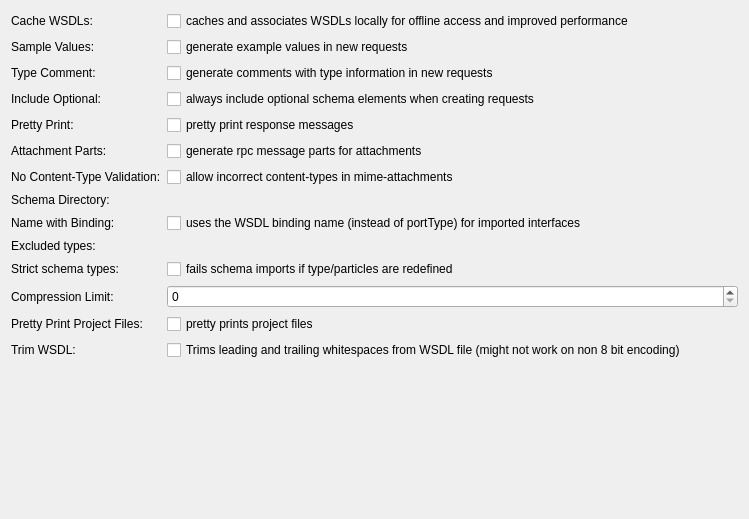
         <widget class="QWidget" name="wsdlSettingsPageScrollAreaWidgetContents">
          <property name="geometry">
           <rect>
            <x>0</x>
            <y>-4</y>
            <width>749</width>
            <height>519</height>
           </rect>
          </property>
          <layout class="QFormLayout" name="wsdlSettingsFormLayout">
           <property name="labelAlignment">
            <set>Qt::AlignmentFlag::AlignLeading|Qt::AlignmentFlag::AlignLeft|Qt::AlignmentFlag::AlignVCenter</set>
           </property>
           <item row="0" column="0">
            <widget class="QLabel" name="wsdlCacheLabel">
             <property name="text">
              <string>Cache WSDLs:</string>
             </property>
            </widget>
           </item>
           <item row="0" column="1">
            <widget class="QCheckBox" name="wsdlCacheCheckBox">
             <property name="text">
              <string>caches and associates WSDLs locally for offline access and improved performance</string>
             </property>
            </widget>
           </item>
           <item row="1" column="0">
            <widget class="QLabel" name="wsdlSampleValuesLabel">
             <property name="text">
              <string>Sample Values:</string>
             </property>
            </widget>
           </item>
           <item row="1" column="1">
            <widget class="QCheckBox" name="wsdlSampleValuesCheckBox">
             <property name="text">
              <string>generate example values in new requests</string>
             </property>
            </widget>
           </item>
           <item row="2" column="0">
            <widget class="QLabel" name="wsdlTypeCommentLabel">
             <property name="text">
              <string>Type Comment:</string>
             </property>
            </widget>
           </item>
           <item row="2" column="1">
            <widget class="QCheckBox" name="wsdlTypeCommentCheckBox">
             <property name="text">
              <string>generate comments with type information in new requests</string>
             </property>
            </widget>
           </item>
           <item row="3" column="0">
            <widget class="QLabel" name="wsdlIncludeOptionalLabel">
             <property name="text">
              <string>Include Optional:</string>
             </property>
            </widget>
           </item>
           <item row="3" column="1">
            <widget class="QCheckBox" name="wsdlIncludeOptionalCheckBox">
             <property name="text">
              <string>always include optional schema elements when creating requests</string>
             </property>
            </widget>
           </item>
           <item row="4" column="0">
            <widget class="QLabel" name="wsdlPrettyPrintLabel">
             <property name="text">
              <string>Pretty Print:</string>
             </property>
            </widget>
           </item>
           <item row="4" column="1">
            <widget class="QCheckBox" name="wsdlPrettyPrintCheckBox">
             <property name="text">
              <string>pretty print response messages</string>
             </property>
            </widget>
           </item>
           <item row="5" column="0">
            <widget class="QLabel" name="wsdlAttachmentPartsLabel">
             <property name="text">
              <string>Attachment Parts:</string>
             </property>
            </widget>
           </item>
           <item row="5" column="1">
            <widget class="QCheckBox" name="wsdlAttachmentPartsCheckBox">
             <property name="text">
              <string>generate rpc message parts for attachments</string>
             </property>
            </widget>
           </item>
           <item row="7" column="0">
            <widget class="QLabel" name="wsdlSchemaDirectoryLabel">
             <property name="text">
              <string>Schema Directory:</string>
             </property>
            </widget>
           </item>
           <item row="7" column="1">
            <widget class="KUrlRequester" name="wsdlSchemaDirectoryUrlRequester"/>
           </item>
           <item row="8" column="0">
            <widget class="QLabel" name="wsdlBindingNameLabel">
             <property name="text">
              <string>Name with Binding:</string>
             </property>
            </widget>
           </item>
           <item row="8" column="1">
            <widget class="QCheckBox" name="wsdlBindingNameCheckBox">
             <property name="text">
              <string>uses the WSDL binding name (instead of portType) for imported interfaces</string>
             </property>
            </widget>
           </item>
           <item row="10" column="0">
            <widget class="QLabel" name="wsdlStrictSchemaTypesLabel">
             <property name="text">
              <string>Strict schema types:</string>
             </property>
            </widget>
           </item>
           <item row="10" column="1">
            <widget class="QCheckBox" name="wsdlStrictSchemaTypesCheckBox">
             <property name="text">
              <string>fails schema imports if type/particles are redefined</string>
             </property>
            </widget>
           </item>
           <item row="11" column="0">
            <widget class="QLabel" name="wsdlCompressionLabel">
             <property name="text">
              <string>Compression Limit:</string>
             </property>
            </widget>
           </item>
           <item row="11" column="1">
            <widget class="QSpinBox" name="wsdlCompressionSpinBox">
             <property name="maximum">
              <number>2147483647</number>
             </property>
            </widget>
           </item>
           <item row="12" column="0">
            <widget class="QLabel" name="wsdlPrettyPrintProjectFilesLabel">
             <property name="text">
              <string>Pretty Print Project Files:</string>
             </property>
            </widget>
           </item>
           <item row="12" column="1">
            <widget class="QCheckBox" name="wsdlPrettyPrintProjectFilesCheckBox">
             <property name="text">
              <string>pretty prints project files</string>
             </property>
            </widget>
           </item>
           <item row="13" column="0">
            <widget class="QLabel" name="wsdlTrimLabel">
             <property name="text">
              <string>Trim WSDL:</string>
             </property>
            </widget>
           </item>
           <item row="13" column="1">
            <widget class="QCheckBox" name="wsdlTrimCheckBox">
             <property name="text">
              <string>Trims leading and trailing whitespaces from WSDL file (might not work on non 8 bit encoding)</string>
             </property>
            </widget>
           </item>
           <item row="6" column="0">
            <widget class="QLabel" name="wsdlNoContentTypeValidationLabel">
             <property name="text">
              <string>No Content-Type Validation:</string>
             </property>
            </widget>
           </item>
           <item row="6" column="1">
            <widget class="QCheckBox" name="wsdlNoContentTypeValidationCheckBox">
             <property name="text">
              <string>allow incorrect content-types in mime-attachments</string>
             </property>
            </widget>
           </item>
           <item row="9" column="0">
            <widget class="QLabel" name="wsdlExcludedTypesLabel">
             <property name="text">
              <string>Excluded types:</string>
             </property>
            </widget>
           </item>
           <item row="9" column="1">
            <widget class="KEditListWidget" name="wsdlExcludedTypesEditListWidget">
             <property name="buttons">
              <set>KEditListWidget::Button::Add|KEditListWidget::Button::Remove</set>
             </property>
            </widget>
           </item>
          </layout>
         </widget>
